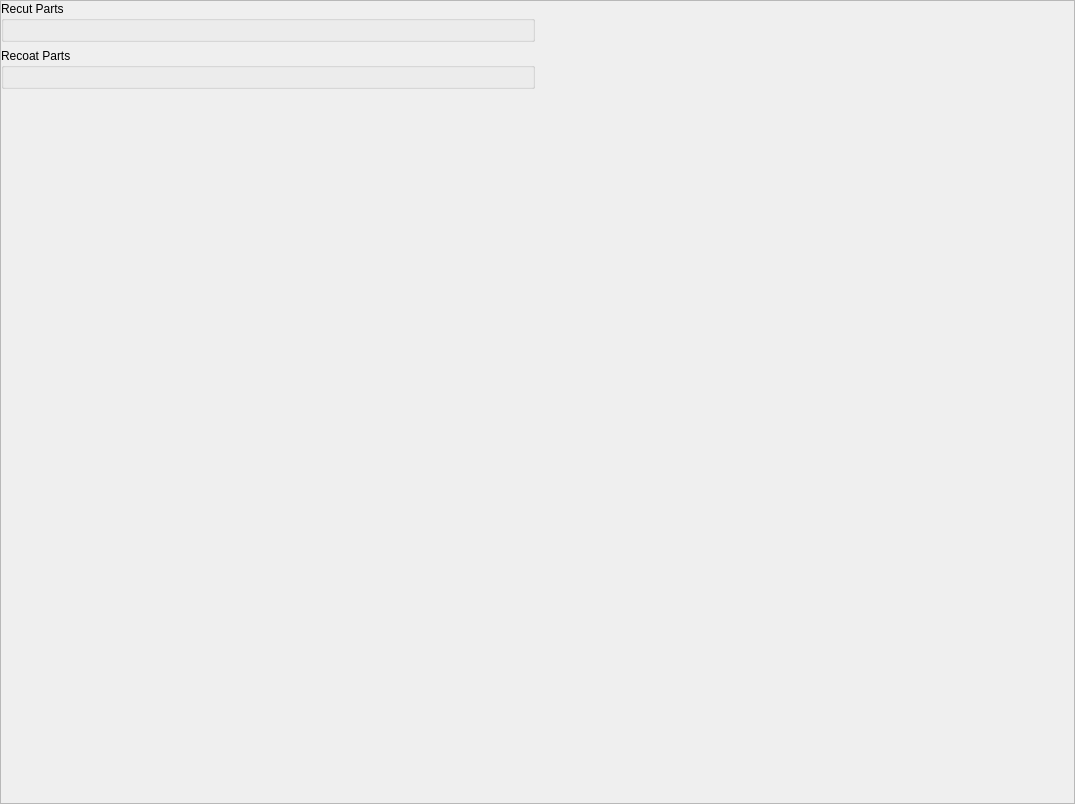
<?xml version="1.0" encoding="UTF-8"?>
<ui version="4.0">
 <class>Form</class>
 <widget class="QWidget" name="Form">
  <property name="geometry">
   <rect>
    <x>0</x>
    <y>0</y>
    <width>1075</width>
    <height>804</height>
   </rect>
  </property>
  <property name="windowTitle">
   <string>Form</string>
  </property>
  <layout class="QVBoxLayout" name="verticalLayout">
   <property name="leftMargin">
    <number>0</number>
   </property>
   <property name="topMargin">
    <number>0</number>
   </property>
   <property name="rightMargin">
    <number>0</number>
   </property>
   <property name="bottomMargin">
    <number>0</number>
   </property>
   <item>
    <layout class="QVBoxLayout" name="verticalLayout_7" stretch="0">
     <item>
      <widget class="QScrollArea" name="scrollArea">
       <property name="widgetResizable">
        <bool>true</bool>
       </property>
       <widget class="QWidget" name="scrollAreaWidgetContents">
        <property name="geometry">
         <rect>
          <x>0</x>
          <y>0</y>
          <width>1071</width>
          <height>800</height>
         </rect>
        </property>
        <layout class="QVBoxLayout" name="verticalLayout_11">
         <property name="leftMargin">
          <number>0</number>
         </property>
         <property name="topMargin">
          <number>0</number>
         </property>
         <property name="rightMargin">
          <number>0</number>
         </property>
         <property name="bottomMargin">
          <number>0</number>
         </property>
         <item>
          <layout class="QVBoxLayout" name="verticalLayout_10">
           <item>
            <layout class="QHBoxLayout" name="workspace_layout">
             <item>
              <widget class="QWidget" name="parts_widget" native="true">
               <layout class="QVBoxLayout" name="verticalLayout_2">
                <property name="leftMargin">
                 <number>0</number>
                </property>
                <property name="topMargin">
                 <number>0</number>
                </property>
                <property name="rightMargin">
                 <number>0</number>
                </property>
                <property name="bottomMargin">
                 <number>0</number>
                </property>
                <item>
                 <layout class="QVBoxLayout" name="verticalLayout_4" stretch="0,0,0,1">
                  <item>
                   <widget class="QGroupBox" name="recut_parts_widget">
                    <property name="title">
                     <string>Recut Parts</string>
                    </property>
                    <layout class="QVBoxLayout" name="verticalLayout_12">
                     <item>
                      <layout class="QVBoxLayout" name="recut_parts_layout"/>
                     </item>
                    </layout>
                   </widget>
                  </item>
                  <item>
                   <widget class="QGroupBox" name="recoat_parts_widget">
                    <property name="title">
                     <string>Recoat Parts</string>
                    </property>
                    <layout class="QVBoxLayout" name="verticalLayout_6">
                     <item>
                      <layout class="QVBoxLayout" name="recoat_parts_layout"/>
                     </item>
                    </layout>
                   </widget>
                  </item>
                  <item>
                   <layout class="QVBoxLayout" name="parts_layout"/>
                  </item>
                  <item>
                   <spacer name="verticalSpacer_3">
                    <property name="orientation">
                     <enum>Qt::Orientation::Vertical</enum>
                    </property>
                    <property name="sizeHint" stdset="0">
                     <size>
                      <width>20</width>
                      <height>40</height>
                     </size>
                    </property>
                   </spacer>
                  </item>
                 </layout>
                </item>
               </layout>
              </widget>
             </item>
             <item>
              <widget class="QWidget" name="assembly_widget" native="true">
               <layout class="QVBoxLayout" name="verticalLayout_3">
                <property name="leftMargin">
                 <number>0</number>
                </property>
                <property name="topMargin">
                 <number>0</number>
                </property>
                <property name="rightMargin">
                 <number>0</number>
                </property>
                <property name="bottomMargin">
                 <number>0</number>
                </property>
                <item>
                 <layout class="QVBoxLayout" name="verticalLayout_9">
                  <item>
                   <layout class="QVBoxLayout" name="assembly_layout"/>
                  </item>
                  <item>
                   <spacer name="verticalSpacer_2">
                    <property name="orientation">
                     <enum>Qt::Orientation::Vertical</enum>
                    </property>
                    <property name="sizeHint" stdset="0">
                     <size>
                      <width>20</width>
                      <height>40</height>
                     </size>
                    </property>
                   </spacer>
                  </item>
                 </layout>
                </item>
               </layout>
              </widget>
             </item>
            </layout>
           </item>
          </layout>
         </item>
        </layout>
       </widget>
      </widget>
     </item>
    </layout>
   </item>
  </layout>
 </widget>
 <resources/>
 <connections/>
</ui>
